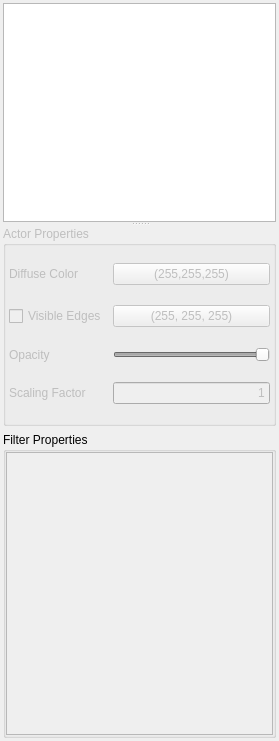
<?xml version="1.0" encoding="UTF-8"?>
<ui version="4.0">
 <class>VtkVisTabWidgetBase</class>
 <widget class="QWidget" name="VtkVisTabWidgetBase">
  <property name="geometry">
   <rect>
    <x>0</x>
    <y>0</y>
    <width>279</width>
    <height>741</height>
   </rect>
  </property>
  <property name="windowTitle">
   <string>Form</string>
  </property>
  <layout class="QVBoxLayout" name="verticalLayout_2">
   <property name="margin">
    <number>3</number>
   </property>
   <item>
    <widget class="QSplitter" name="splitter">
     <property name="orientation">
      <enum>Qt::Vertical</enum>
     </property>
     <widget class="VtkVisPipelineView" name="vtkVisPipelineView">
      <property name="sizePolicy">
       <sizepolicy hsizetype="Expanding" vsizetype="Expanding">
        <horstretch>0</horstretch>
        <verstretch>0</verstretch>
       </sizepolicy>
      </property>
      <property name="autoExpandDelay">
       <number>1</number>
      </property>
      <property name="indentation">
       <number>5</number>
      </property>
      <property name="animated">
       <bool>true</bool>
      </property>
     </widget>
     <widget class="QWidget" name="layoutWidget">
      <layout class="QVBoxLayout" name="verticalLayout">
       <item>
        <widget class="QGroupBox" name="actorPropertiesGroupBox">
         <property name="enabled">
          <bool>false</bool>
         </property>
         <property name="sizePolicy">
          <sizepolicy hsizetype="Expanding" vsizetype="Fixed">
           <horstretch>0</horstretch>
           <verstretch>0</verstretch>
          </sizepolicy>
         </property>
         <property name="minimumSize">
          <size>
           <width>0</width>
           <height>200</height>
          </size>
         </property>
         <property name="title">
          <string>Actor Properties</string>
         </property>
         <layout class="QGridLayout" name="gridLayout">
          <property name="margin">
           <number>3</number>
          </property>
          <item row="0" column="1">
           <widget class="ColorPickerPushButton" name="diffuseColorPickerButton">
            <property name="text">
             <string>(255,255,255)</string>
            </property>
           </widget>
          </item>
          <item row="0" column="0">
           <widget class="QLabel" name="label">
            <property name="text">
             <string>Diffuse Color</string>
            </property>
           </widget>
          </item>
          <item row="2" column="0">
           <widget class="QCheckBox" name="visibleEdgesCheckBox">
            <property name="text">
             <string>Visible Edges</string>
            </property>
           </widget>
          </item>
          <item row="2" column="1">
           <widget class="ColorPickerPushButton" name="edgeColorPickerButton">
            <property name="text">
             <string>(255, 255, 255)</string>
            </property>
           </widget>
          </item>
          <item row="3" column="0">
           <widget class="QLabel" name="label_2">
            <property name="text">
             <string>Opacity</string>
            </property>
           </widget>
          </item>
          <item row="3" column="1">
           <widget class="QSlider" name="opacitySlider">
            <property name="maximum">
             <number>100</number>
            </property>
            <property name="value">
             <number>100</number>
            </property>
            <property name="orientation">
             <enum>Qt::Horizontal</enum>
            </property>
           </widget>
          </item>
          <item row="4" column="0">
           <widget class="QLabel" name="label_3">
            <property name="text">
             <string>Scaling Factor</string>
            </property>
           </widget>
          </item>
          <item row="4" column="1">
           <widget class="QLineEdit" name="scaleZ">
            <property name="text">
             <string>1</string>
            </property>
            <property name="alignment">
             <set>Qt::AlignRight|Qt::AlignTrailing|Qt::AlignVCenter</set>
            </property>
           </widget>
          </item>
         </layout>
        </widget>
       </item>
       <item>
        <widget class="QGroupBox" name="filterPropertiesGroupBox">
         <property name="sizePolicy">
          <sizepolicy hsizetype="Expanding" vsizetype="Expanding">
           <horstretch>0</horstretch>
           <verstretch>0</verstretch>
          </sizepolicy>
         </property>
         <property name="minimumSize">
          <size>
           <width>0</width>
           <height>100</height>
          </size>
         </property>
         <property name="title">
          <string>Filter Properties</string>
         </property>
         <layout class="QVBoxLayout" name="verticalLayout_3">
          <property name="margin">
           <number>0</number>
          </property>
          <item>
           <widget class="QScrollArea" name="filterPropertiesScrollArea">
            <property name="horizontalScrollBarPolicy">
             <enum>Qt::ScrollBarAlwaysOff</enum>
            </property>
            <property name="widgetResizable">
             <bool>false</bool>
            </property>
            <widget class="QWidget" name="scrollAreaWidgetContents">
             <property name="geometry">
              <rect>
               <x>0</x>
               <y>0</y>
               <width>263</width>
               <height>219</height>
              </rect>
             </property>
             <layout class="QFormLayout" name="formLayout">
              <property name="fieldGrowthPolicy">
               <enum>QFormLayout::FieldsStayAtSizeHint</enum>
              </property>
             </layout>
            </widget>
           </widget>
          </item>
         </layout>
        </widget>
       </item>
      </layout>
     </widget>
    </widget>
   </item>
  </layout>
 </widget>
 <customwidgets>
  <customwidget>
   <class>VtkVisPipelineView</class>
   <extends>QTreeView</extends>
   <header>VtkVisPipelineView.h</header>
  </customwidget>
  <customwidget>
   <class>ColorPickerPushButton</class>
   <extends>QPushButton</extends>
   <header>ColorPickerPushButton.h</header>
  </customwidget>
 </customwidgets>
 <resources/>
 <connections/>
</ui>
